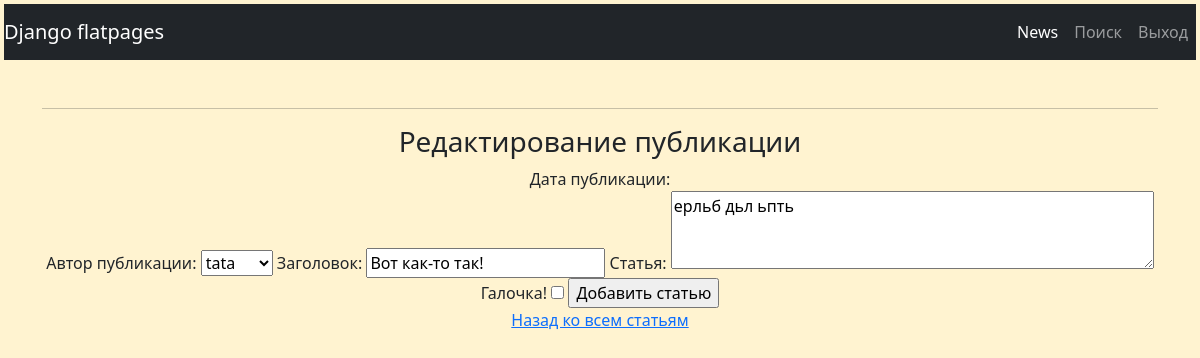
Screenshot of /news/edit/23/ (signed in) with the database file from the repository.
### news/models.py (models this page shows, shortened)
class Post(models.Model):
    author = models.ForeignKey(Author, on_delete=models.CASCADE, verbose_name='автор публикации')
    NEWS = 'NW'
    ARTICLE = 'AR'
    CATEGORY_CHOICES = (
        (NEWS, 'Новость'),
        (ARTICLE, 'Статья'),
    )
    categoryType = models.CharField(max_length=2, choices=CATEGORY_CHOICES, default=ARTICLE)
    dateCreation = models.DateTimeField(auto_now_add=True, verbose_name='Дата публикации')
    postCategory = models.ManyToManyField(Category, through='PostCategory')
    title = models.CharField(max_length=128, verbose_name='Заголовок')
    text = models.TextField(verbose_name='Статья')
    rating = models.SmallIntegerField(default=0)

### news/views.py (the view)
# urls.py: path('edit/<int:pk>/', PostUpdateView.as_view(), name='post_edit'),
class PostUpdateView(PermissionRequiredMixin, UpdateView):
    template_name = 'news/post_edit.html'
    form_class = PostForm
    context_object_name = 'news'
    permission_required = ('news.change_post',)
    def get_object(self, **kwargs):
        id = self.kwargs.get('pk')
        return Post.objects.get(pk=id)

### news/forms.py (shortened to what this page needs)
class PostForm(ModelForm):
    check_box = BooleanField(label='Галочка!')  # добавляем галочку или же true-false поле
    class Meta:
        model = Post
        fields = ['author', 'title', 'text', 'check_box']
        widgets = {
            'text': forms.Textarea(attrs={'cols': 50, 'rows': 3}),
        }

### news/models.py (called while the page is built)
    def __str__(self):
        return self.authorUser.username

### templates/news/post_edit.html (shortened to what this page needs)
{% extends 'flatpages/default.html' %}
{% load static %}
{% load custom_filters %}
{% block content %}
<h3>Редактирование публикации</h3>
Дата публикации: {{ post.dateCreated|date:'d-m-Y H:i' }}
<form method="POST" name="edit">
    {{ form }}
    <input type="submit" value="Добавить статью">
</form>
<a href="/news/">Назад ко всем статьям</a>  <br>
{% endblock %}

### rows the page displays
Post: author "tata", title "Вот как-то так!", text "ерльб дьл ьпть"
